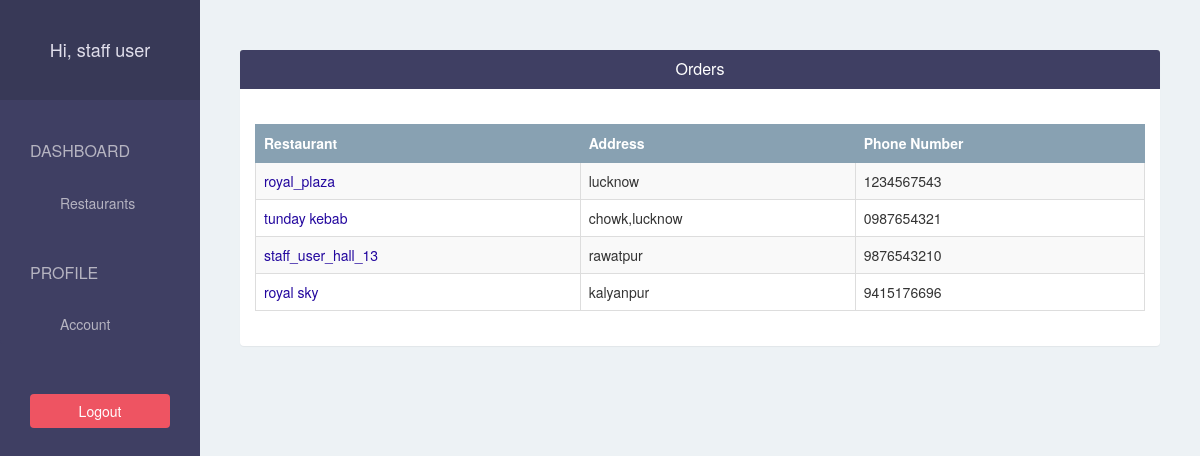
The app's page /customer/restaurants/ (signed in) with its own data.
### foodapp/models.py (models this page shows, shortened)
class Restaurant(models.Model):
    user = models.OneToOneField(User, on_delete=models.CASCADE, related_name='restaurant')
    name = models.CharField(max_length=500)
    phone = models.CharField(max_length=500)
    address = models.CharField(max_length=500)
    logo = models.ImageField(upload_to='restaurant_logo/', blank=False)

### foodapp/views.py (the view)
# urls.py: path('customer/restaurants/',views.customer_get_restaurants, name='get-restaurants'),
@login_required(login_url='/customer/login/')
def customer_get_restaurants(request):
    restaurants = Restaurant.objects.all().order_by("-id")
    return render(request,'customer/get-restaurants.html' , {"restaurants": restaurants})

### foodapp/templates/customer/get-restaurants.html
{% extends 'customer/base.html' %}
{% load bootstrap3 %}
{% block page %}
	<div class="panel">
        <div class="panel-heading bg-blue">
            <h4 class="panel-title text-center text-white">Orders</h4>
        </div>
        <div class="panel-body">
            <br/>
            <table class="table table-bordered table-hover table-striped">
                <thead>
                  <tr class="bg-gray text-white">
                    <th>Restaurant</th>
                    <th>Address</th>
                    <th>Phone Number</th>
                  </tr>
                </thead>
                <tbody>
                    {% for restaurants in restaurants %}
                        <tr>
                            <td>
                                <a href="{% url 'get-meals' restaurants.id %}" >{{ restaurants.name }}</a>
                            </td>
                            <td>{{ restaurants.address }}</td>
                            <td>{{ restaurants.phone }}</td>
                        </tr>
                    {% endfor %}
                </tbody>
            </table>
        </div>
    </div>
{% endblock %}

### foodapp/templates/customer/base.html (shortened to what this page needs)
{% load static from staticfiles %}
<!DOCTYPE html>
<html>
<head>
  <link rel="stylesheet" href="{% static 'css/bootstrap.min.css' %}">
  <link rel="stylesheet" href="{% static 'css/style.css' %}">
</head>
<body>
    <div class="container-fluid">
      <div class="row">
        <div class="col-lg-2 col-md-2 col-sm-2 sidebar">
              {% url 'get-restaurants' as get_restaurants_url %}
              {% url 'customer-account' as customer_account_url %}
              <div class="text-center">
                  <h4>Hi, {{ request.user.get_full_name }}</h4>
              </div>
              <div class="list-group">
                  <span class="text-uppercase">Dashboard</span>
                  <a href="{% url 'get-restaurants' %}"
                      class="list-group-item {% if request.path == get_restaurant_url %} active {% endif %} ">
                      Restaurants
                  </a>
                  <span class="text-uppercase">Profile</span>
                  <a href="{%url 'customer-account'%}"
                      class="list-group-item {% if request.path == customer_account_url %} active {% endif %} ">Account</a>
              </div>
              <div class="text-center">
                  <a href="/customer/logout" class="btn btn-pink">Logout</a>
              </div>
        </div>
        <div class="col-lg-10 col-lg-offset-2 col-md-10 col-md-offset-2 col-sm-10 col-sm-offset-2 content">
            {% block page %}{% endblock %}
        </div>
      </div>
    </div>
</body>
</html>

### foodapp/static/css/style.css (style rules this page uses)
body { padding-top: 50px; background-color: #EDF2F5; overflow: auto; }
.bg-blue { background-color: #3F3F63; }
.bg-gray { background-color: #88A1B2; }
.text-white { color: white; }
.btn-pink { color: white; background-color: #EE5462; }
.sidebar { height: 100vh; position: fixed; top: 0; left: 0; padding: 0; background-color: #3F3F63; overflow: auto; }
.sidebar > div:first-child { padding: 30px 10px; font-weight: bold; font-size: 15px; background-color: #383957; }
.sidebar > div:first-child > h4 { color: #e0deeb; }
.sidebar .list-group { padding: 0; background-color: #3F3F63; }
.sidebar .list-group > span { color: #b6b4c1; display: block; margin-top: 20px; padding: 20px 30px; font-size: 16px; font-weight: 300; }
.sidebar .list-group .list-group-item, .sidebar .list-group .list-group-item:focus { background-color: #3F3F63; color: #b6b4c1; border: 0; padding-left: 60px; padding-right: 30px; }
.sidebar > div:last-child { padding: 30px; }
.sidebar > div:last-child .btn { width: 100%; }
.content { padding: 0 40px; }
.content .panel { border: none; }
.table > thead > tr > th, .table > thead > tr > td { vertical-align: middle; }
.table, .table > thead > tr > th { border-color: #88A1B2; }
td a, td a:hover, td a:visited { color: #22069e; text-decoration: none; }

### records on screen
Restaurant: name "royal_plaza", address "lucknow", phone "1234567543"
Restaurant: name "tunday kebab", address "chowk,lucknow", phone "0987654321"
Restaurant: name "staff_user_hall_13", address "rawatpur", phone "9876543210"
Restaurant: name "royal sky", address "kalyanpur", phone "9415176696"

### other values on screen
{{ request.user.get_full_name }} "staff user"
